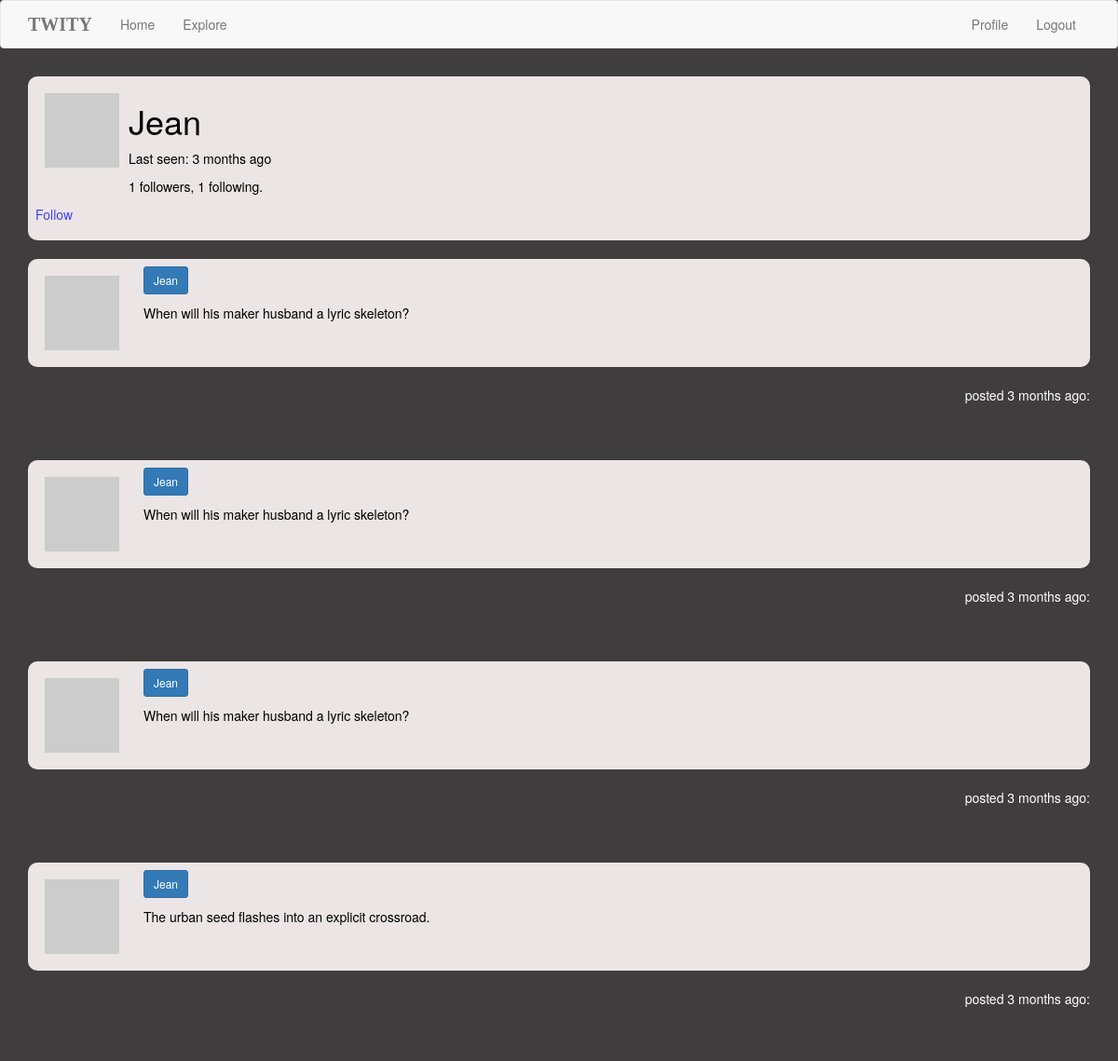
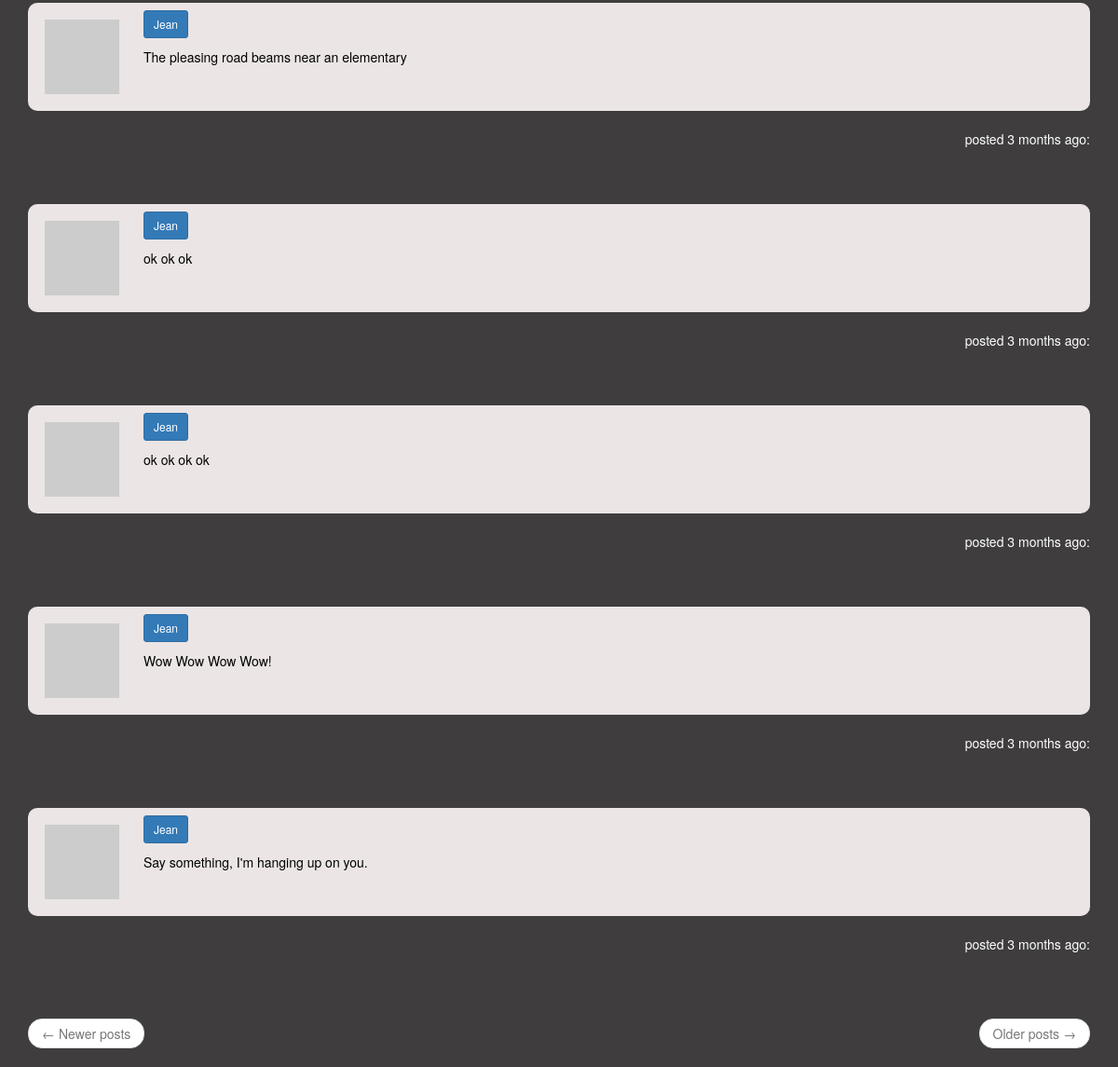
/user/Jean (signed in), run on the app's committed database (2 pictures, top to bottom).
### app/models.py (models this page shows, shortened)
class User(UserMixin, db.Model):
    id = db.Column(db.Integer, primary_key=True)
    username = db.Column(db.String(64), index=True, unique=True)
    email = db.Column(db.String(120), index=True, unique=True)
    password_hash = db.Column(db.String(128))
    posts = db.relationship('Post', backref='author', lazy='dynamic')
    about_me = db.Column(db.String(140))
    last_seen = db.Column(db.DateTime, default=datetime.utcnow)
    followed = db.relationship(
        'User', secondary=followers,
        primaryjoin=(followers.c.follower_id == id),
        secondaryjoin=(followers.c.followed_id == id),
        backref=db.backref('followers', lazy='dynamic'), lazy='dynamic')
    def avatar(self, size):
        digest = md5(self.email.lower().encode('utf-8')).hexdigest()
        return 'https://www.gravatar.com/avatar/{}?d=identicon&s={}'.format(
            digest, size)
    def is_following(self, user):
        return self.followed.filter(
            followers.c.followed_id == user.id).count() > 0

class Post(db.Model):
    id = db.Column(db.Integer, primary_key=True)
    body = db.Column(db.String(140))
    timestamp = db.Column(db.DateTime, index=True, default=datetime.utcnow)
    user_id = db.Column(db.Integer, db.ForeignKey('user.id'))

### app/routes.py (the view)
@app.route('/user/<username>')
@login_required
def user(username):
    user = User.query.filter_by(username=username).first_or_404()
    page = request.args.get('page', 1, type=int)
    posts = user.posts.order_by(Post.timestamp.desc()).paginate(
        page, app.config['POSTS_PER_PAGE'], False)
    next_url = url_for('user', username=user.username, page=posts.next_num) \
        if posts.has_next else None
    prev_url = url_for('user', username=user.username, page=posts.prev_num) \
        if posts.has_prev else None
    return render_template('user.html', user=user, posts=posts.items,
                           next_url=next_url, prev_url=prev_url)

### app/models.py (called while the page is built)
@login.user_loader
def load_user(id):
    return User.query.get(int(id))

### app/routes.py (called while the page is built)
@app.before_request
def before_request():
    if current_user.is_authenticated:
        current_user.last_seen = datetime.utcnow()
        db.session.commit()

### app/templates/user.html (shortened to what this page needs)
{% extends "base.html" %}
{% block app_content %}
    <table class="table">
        <tr>
            <td>
                <img src="{{ user.avatar(236) }}">
                <h1>{{ user.username }}</h1>
                {% if user.last_seen %}<p>Last seen: {{moment(user.last_seen).fromNow()}}</p>{% endif %}
                <p>{{ user.followers.count() }} followers, {{ user.followed.count() }} following.</p>
                {% if user == current_user %}
                <p><a href="{{ url_for('edit_profile') }}">Edit your profile</a></p>
                {% elif not current_user.is_following(user) %}
                <p><a href="{{ url_for('follow', username=user.username) }}">Follow</a></p>
                {% else %}
                <p><a href="{{ url_for('unfollow', username=user.username) }}">Unfollow</a></p>
                {% endif %}
            </td>
        </tr>
    </table>
    {% for post in posts %}
        {% include '_post.html' %}
    {% endfor %}
    <nav aria-label="...">
        <ul class="pager">
            <li class="previous{% if not prev_url %} disabled{% endif %}">
                <a href="{{ prev_url or '#' }}">
                    <span aria-hidden="true">&larr;</span> Newer posts
                </a>
            </li>
            <li class="next{% if not next_url %} disabled{% endif %}">
                <a href="{{ next_url or '#' }}">
                    Older posts <span aria-hidden="true">&rarr;</span>
                </a>
            </li>
        </ul>
    </nav>
{% endblock %}

### app/templates/_post.html (shortened to what this page needs)
    <table class="table">
        <tr>
            <td width="70px" class="data">
                <a href="{{ url_for('user', username=post.author.username) }}">
                    <img src="{{ post.author.avatar(70) }}" />
                </a>
            </td>
            <td>
                <span class="user_popup">
                <a class="btn btn-primary btn-sm" href="{{ url_for('user', username=post.author.username) }}">
                    {{ post.author.username }}
                </a>
                </span>
                <br>
                {{ post.body }}
            </td>
        </tr>
    </table>
    <p style="text-align:right">posted {{ moment(post.timestamp).fromNow() }}:</p>

### app/static/mystyle.css (style rules this page uses)
html body { background-color: #3f3d3d; background-repeat: no-repeat; color: white; Opacity: 100; }
table { background-color: rgb(235, 229, 229); color: black; -moz-border-radius:10px; -webkit-border-radius:10px; border-radius:10px; margin-top: 10px; border-style: hidden; }
table tr:last-child td:first-child { border-bottom-left-radius: 10px; }
table tr:last-child td:last-child { border-bottom-right-radius: 10px; }
a { color: rgb(65, 65, 255); text-decoration: none; }
a:link { text-decoration: none; }
img { float: left; margin: 10px; }
h1 { text-transform: capitalize; }
.btn-sm { margin-bottom: 10px; margin-right: 10px; border-radius: 10; }

### data on the page
User: username "Jean", last_seen "3 months ago"
Post: author.username "Jean", body "When will his maker husband a lyric skeleton?", timestamp "3 months ago"
Post: author.username "Jean", body "When will his maker husband a lyric skeleton?", timestamp "3 months ago"
Post: author.username "Jean", body "When will his maker husband a lyric skeleton?", timestamp "3 months ago"
Post: author.username "Jean", body "The urban seed flashes into an explicit crossroad.", timestamp "3 months ago"
Post: author.username "Jean", body "The pleasing road beams near an elementary", timestamp "3 months ago"
Post: author.username "Jean", body "ok ok ok", timestamp "3 months ago"
Post: author.username "Jean", body "ok ok ok ok", timestamp "3 months ago"
Post: author.username "Jean", body "Wow Wow Wow Wow!", timestamp "3 months ago"
Post: author.username "Jean", body "Say something, I'm hanging up on you.", timestamp "3 months ago"

### other printed values
{{ user.followers.count() }} "1"
{{ user.followed.count() }} "1"
